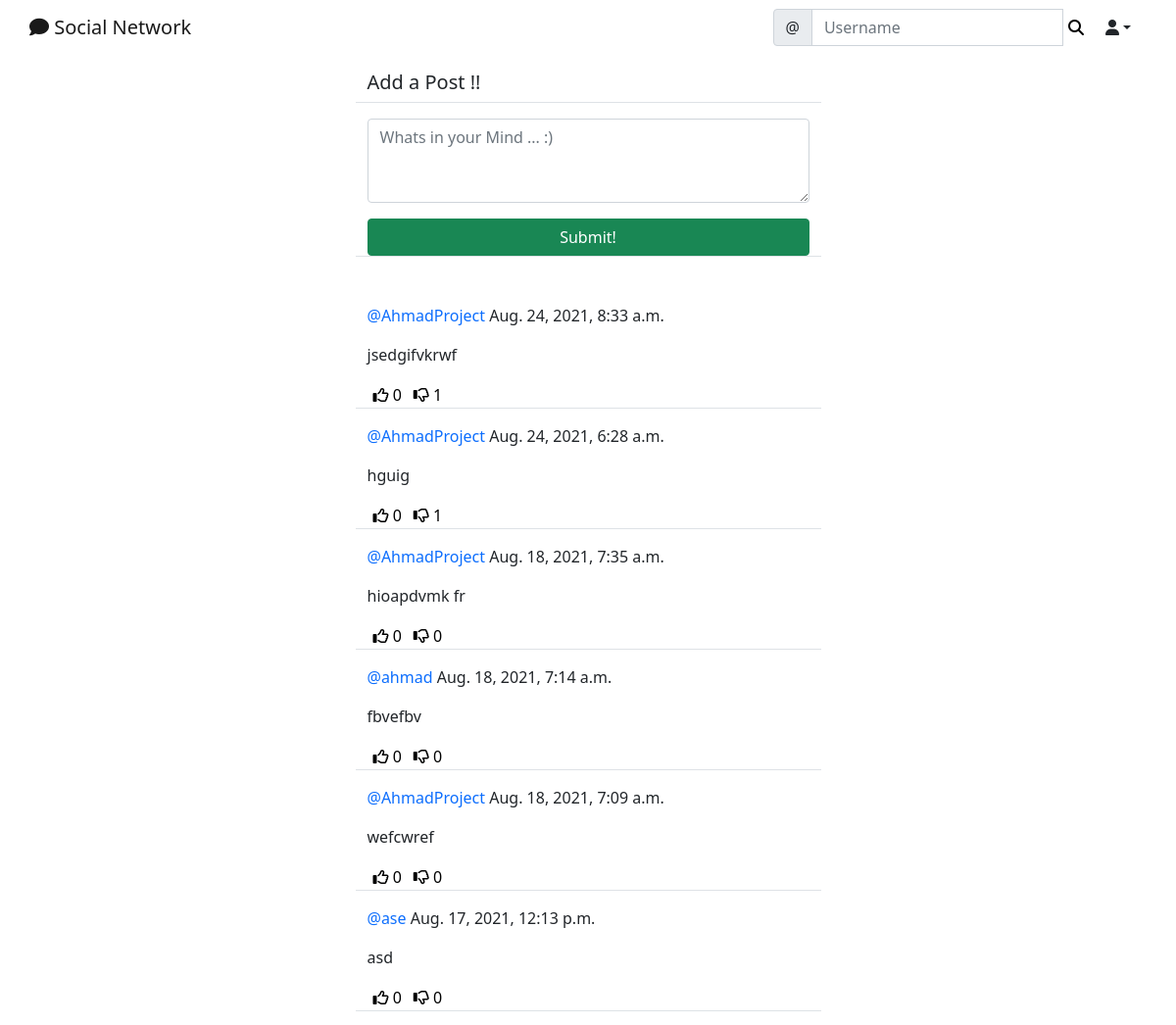
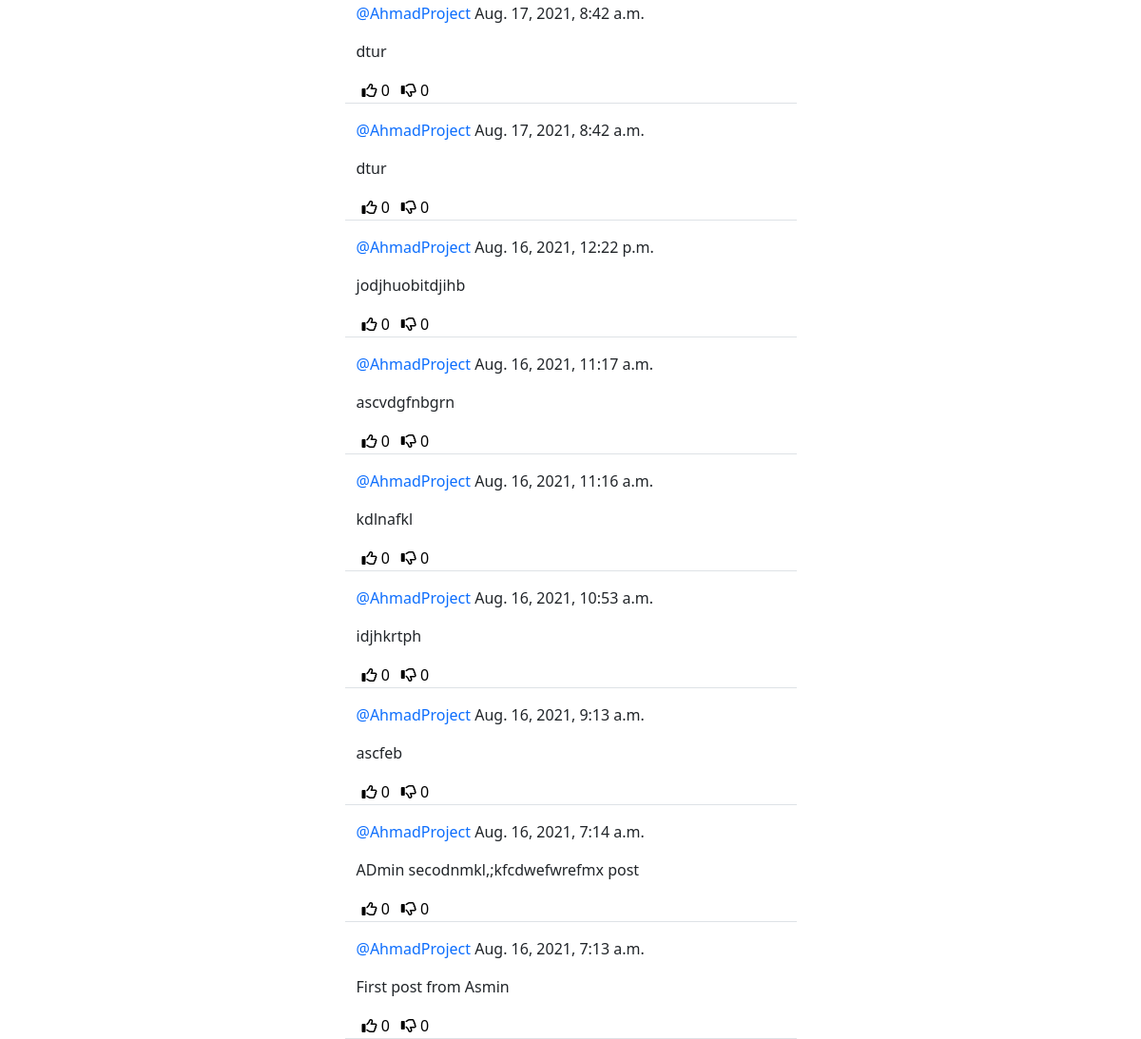
/social/ (signed in), run on the app's committed database (2 pictures, top to bottom).
### social/models.py (models this page shows)
class Post(models.Model):
    body =models.TextField()
    created_on =models.DateTimeField(default=timezone.now)
    author = models.ForeignKey(User,on_delete=models.CASCADE)
    likes =models.ManyToManyField(User, blank=True ,related_name='likes')
    dislikes =models.ManyToManyField(User,blank=True,related_name='dislikes')

### social/views.py (the view, shortened to what this page needs)
# urls.py: path('', PostListView.as_view(), name='post-list'),
class PostListView(LoginRequiredMixin, View):
    def get(self, request, *args, **kwargs):
        posts = Post.objects.all().order_by('-created_on')
        form = PostForm()
        context = {
            'post_list': posts,
            'form': form,
        }
        return render(request, 'social/post_list.html', context)

### social/forms.py
class PostForm(forms.ModelForm):
    body = forms.CharField(
        label= '',
        widget= forms.Textarea(attrs={
            'rows':'3' ,
            'placeholder':'Whats in your Mind ... :)',
        }))
    class Meta :
        model = Post
        fields = ['body']

### social/templates/social/post_list.html (shortened to what this page needs)
{% extends 'landing/base.html' %}
{% load crispy_forms_tags %}
{% block content %}
<div class="container">
        <div class="row justify-content-center mt-3">
        <div class="col-md-5 col-sm-12 border-bottom">
            <h5> Add a Post !!</h5>
        </div>
        </div>
    <div class="row justify-content-center mt-3 mb-5">
        <div class="col-md-5 col-sm-12 border-bottom">
            <form method="POST">
                {{ form | crispy }}
                <div class="d-grid gap-2">
                    <button class="btn btn-success mt-3">Submit!</button>
                </div>
            </form>
        </div>
    </div>
{% for post in post_list %}
        <div class="row justify-content-center mt-3">
            <div class="col-md-5 col-sm-12 border-bottom position-relative">
                <p><a style="text-decoration: none;" class="text-primary" href="{% url 'profile' post.author.pk %}">@{{ post.author }}</a> {{ post.created_on }}</p>
                <div class="position-relative">
                    <p>{{ post.body }}</p>
                </div>
                <div class="d-flex flex-row">
                    <form method="POST" action="{% url 'like' post.pk %}">
                        <button style="background-color: transparent; border: none; box-shadow: none;" type="submit"><i class="far fa-thumbs-up"></i> <span>{{ post.likes.all.count }}</span></button>
                    </form>
                    <form method="POST" action="{% url 'dislike' post.pk %}">
                        <button style="background-color: transparent; border: none; box-shadow: none;" type="submit"><i class="far fa-thumbs-down"></i> <span>{{ post.dislikes.all.count }}</span></button>
                    </form>
                </div>
            </div>
        </div>
        {% endfor %}
</div>
{% endblock content %}

### data on the page
Post: author "AhmadProject", created_on "Aug. 24, 2021, 8:33 a.m.", body "jsedgifvkrwf", likes.all.count "0", dislikes.all.count "1"
Post: author "AhmadProject", created_on "Aug. 24, 2021, 6:28 a.m.", body "hguig", likes.all.count "0", dislikes.all.count "1"
Post: author "AhmadProject", created_on "Aug. 18, 2021, 7:35 a.m.", body "hioapdvmk fr", likes.all.count "0", dislikes.all.count "0"
Post: author "ahmad", created_on "Aug. 18, 2021, 7:14 a.m.", body "fbvefbv", likes.all.count "0", dislikes.all.count "0"
Post: author "AhmadProject", created_on "Aug. 18, 2021, 7:09 a.m.", body "wefcwref", likes.all.count "0", dislikes.all.count "0"
Post: author "ase", created_on "Aug. 17, 2021, 12:13 p.m.", body "asd", likes.all.count "0", dislikes.all.count "0"
Post: author "AhmadProject", created_on "Aug. 17, 2021, 8:42 a.m.", body "dtur", likes.all.count "0", dislikes.all.count "0"
Post: author "AhmadProject", created_on "Aug. 17, 2021, 8:42 a.m.", body "dtur", likes.all.count "0", dislikes.all.count "0"
Post: author "AhmadProject", created_on "Aug. 16, 2021, 12:22 p.m.", body "jodjhuobitdjihb", likes.all.count "0", dislikes.all.count "0"
Post: author "AhmadProject", created_on "Aug. 16, 2021, 11:17 a.m.", body "ascvdgfnbgrn", likes.all.count "0", dislikes.all.count "0"
Post: author "AhmadProject", created_on "Aug. 16, 2021, 11:16 a.m.", body "kdlnafkl", likes.all.count "0", dislikes.all.count "0"
Post: author "AhmadProject", created_on "Aug. 16, 2021, 10:53 a.m.", body "idjhkrtph", likes.all.count "0", dislikes.all.count "0"
Post: author "AhmadProject", created_on "Aug. 16, 2021, 9:13 a.m.", body "ascfeb", likes.all.count "0", dislikes.all.count "0"
Post: author "AhmadProject", created_on "Aug. 16, 2021, 7:14 a.m.", body "ADmin secodnmkl,;kfcdwefwrefmx post", likes.all.count "0", dislikes.all.count "0"
Post: author "AhmadProject", created_on "Aug. 16, 2021, 7:13 a.m.", body "First post from Asmin", likes.all.count "0", dislikes.all.count "0"
